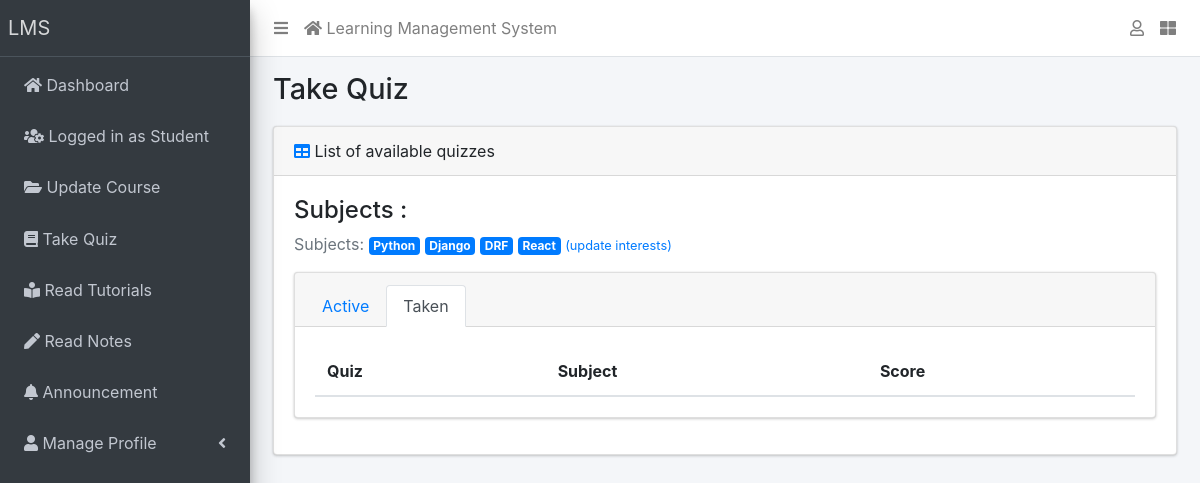
Page /quiz/taken/ (signed in) on the committed database.
### e_learn/models.py (models this page shows, shortened)
class Course(models.Model):
    title = models.CharField(_("Title"), max_length=150, unique=True)
    color = models.CharField(_("Color Code"), max_length=7, default="#007bff")
    created_on = models.DateTimeField(auto_now_add=True)
    updated_on = models.DateTimeField(auto_now=True)
    def __str__(self):
        return f'{self.title}'
    class Meta:
        verbose_name = 'Course'
        verbose_name_plural = 'Courses'

### e_learn/views.py (the view)
# urls.py: path('quiz/taken/', views.TakenQuizListStudent.as_view(), name='taken_quiz'),
class TakenQuizListStudent(View):
    def get(self, request):
        student = request.user.student
        subjects = student.subjects.all()
        quizzes = student.taken_quiz.all()
        context = {
            "subjects" : subjects,
            "quizzes" : quizzes
        }
        return render(request, 'e_learn/student/quiz_taken.html', context)

### e_learn/templates/e_learn/student/quiz_taken.html (shortened to what this page needs)
{% extends 'e_learn/base.html' %}
{% block title %}
    <h1>Take Quiz</h1>
{% endblock title %}
{% block card_header %}
<div class='card-header'>
    <i class="fas fa-table text-primary"></i>
    <span>List of available quizzes</span>
</div>
{% endblock card_header %}
{% block content %}
<h4>Subjects :</h4>
<p class="text-muted">
  Subjects:
  {% for subject in subjects %}
    <span class="badge badge-primary" style="background-color: {{subject.color}}">{{subject}}</span>
  {% endfor %}
  <a href="{% url 'course_update' %}"><small>(update interests)</small></a>
</p>
<div class="card">
    <div class="card-header">
      <ul class="nav nav-tabs card-header-tabs">
        <li class="nav-item">
          <a class="nav-link" href="{% url 'active_quiz' %}">Active</a>
        </li>
        <li class="nav-item">
          <a class="nav-link active" aria-current="true" href="{% url 'taken_quiz' %}">Taken</a>
        </li>
      </ul>
    </div>
    <div class="card-body">
        <table class="table mb-0">
            <thead>
                <tr>
                    <th>Quiz</th>
                    <th>Subject</th>
                    <th>Score</th>
                </tr>
            </thead>
          </table>
    </div>
</div>
{% endblock content %}

### rows in the picture
Course: title "Python"
Course: title "Django"
Course: title "DRF"
Course: title "React"

### other values in the picture
{{ school_name | default:"LMS" }} "LMS"
